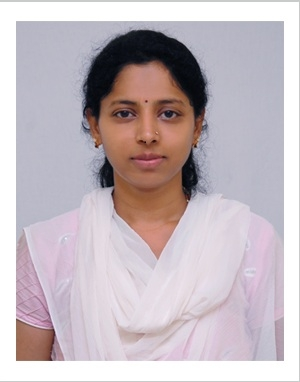
#> input picture ProfessorIdentification/23897.jpg, 300 x 382 px
$ python -i facedetect.py   (imports and definitions only)
#> lines starting #> are read from the running program, lines starting #| are printed output that depends on the picture; after the words box and inside, x2 and y2 are one past the last pixel; in counts of white or black regions, pixels touching at a corner belong together
#> further down, picture is the input picture: shape (382, 300, 3); mean B, G, R 189.9, 184.2, 195.4
# Common image processing APIs for face detection
import cv2, numpy, os, sys, utils
# Define the upper and lower boundaries
# of the HSV pixel intensities to be considered 'skin'
gLower = numpy.array([0, 48, 0], dtype = "uint8")
gUpper = numpy.array([100, 255, 255], dtype = "uint8")

# Save a detected face in a file
# Input Params:
# @aUId: Unique ID of the person whoes face is detected
# @aFaceCount: count associated with the face
# @aOutputDir: Directory where the file needs to be saved
# @aFace: CV2 Image Paramters
# Returns: filePath of saved image
def saveFace(aUId, aFaceCount, aOutputDir, aFace):
    fileName = str(aUId) + "." + str(aFaceCount) + ".png"
    fileDir = os.path.join(aOutputDir, aUId)
    utils.createDir(fileDir)
    filePath = os.path.join(fileDir, fileName)
    cv2.imwrite(filePath, aFace)
    return filePath

# Extracts a face from a video frame
# Input Params:
# @aSkin: TODO
# @aFrame: Video Frame
# @aRefSize: TODO
# @aX: TODO
# @aY: TODO
# @aW: TODO
# @aH: TODO
# Returns: faceImage
def getFaceImage(aSkin, aFrame, aRefSize, aX, aY, aW, aH):
    cv2.rectangle(aSkin, (aX,aY),(aX+aW, aY+aH), (0,255,0), 2)
    tmpImage = imresize((aFrame[aY:aY+aH,aX:aX+aW]),(aRefSize[0], aRefSize[1]))
    faceImage = cv2.cvtColor(tmpImage, cv2.COLOR_BGR2GRAY)
    return faceImage

# Get portion of skin from a video frame
# Input Params:
# @aFrame: Video Frame
# Returns: Detected skin
def getSkin(aFrame):
    converted = cv2.cvtColor(aFrame, cv2.COLOR_BGR2HSV)
#> converted: shape (382, 300, 3); mean H, S, V 94.7, 31.5, 200.1
    # Determine the HSV pixel intensities that fall into the speicifed upper and lower boundaries
    skinMask = cv2.inRange(converted, gLower, gUpper)
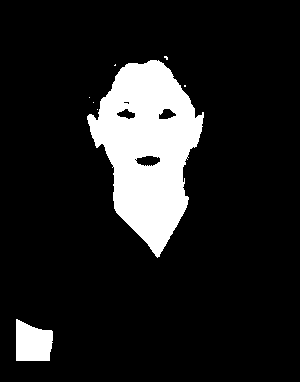
#> skinMask: shape (382, 300); 12.7% white; 8 white regions (6 under 20 px), largest, box (x1, y1, x2, y2) and area: (87, 60, 204, 258) 13233, (16, 319, 53, 361) 1245
    # Apply a series of erosions and dilations to the mask using an elliptical kernel
    kernel = cv2.getStructuringElement(cv2.MORPH_ELLIPSE, (11, 11))
    skinMask = cv2.dilate(skinMask, kernel, iterations = 6)
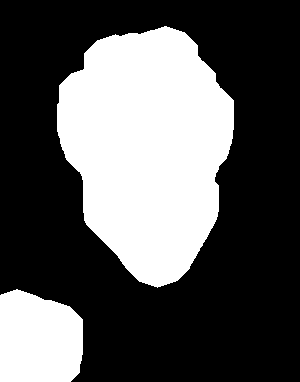
#> skinMask: shape (382, 300); 34.7% white; 2 white regions, box (x1, y1, x2, y2) and area: (57, 26, 234, 288) 32993, (0, 289, 83, 382) 6765
    # Blur the mask to help remove noise, then apply the mask to the frame
    skinMask = cv2.GaussianBlur(skinMask, (3, 3), 0)
    skin = cv2.bitwise_and(aFrame, aFrame, mask = skinMask)
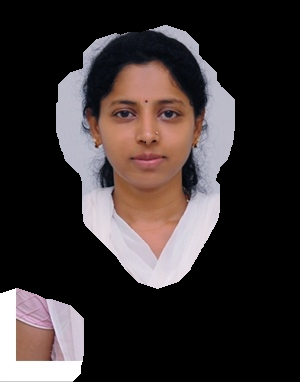
#> skin: shape (382, 300, 3); mean B, G, R 49.1, 49.3, 57
    return skin

>>> import cv2
>>> picture = cv2.imread('../ProfessorIdentification/23897.jpg')
>>> result = getSkin(picture)

$ run again, on ProfessorIdentification/273.jpg
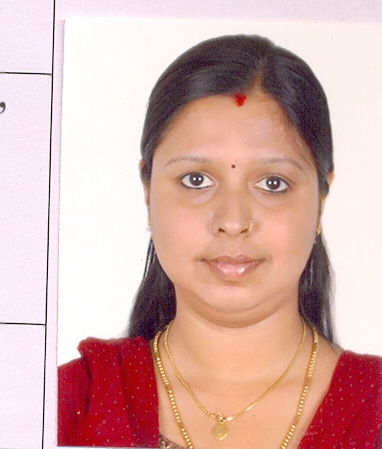
#> input picture ProfessorIdentification/273.jpg, 382 x 449 px
#> picture is the input picture: shape (449, 382, 3); mean B, G, R 171.1, 176.2, 214.6
#> converted: shape (449, 382, 3); mean H, S, V 70, 66.7, 214.6
#> in getSkin, `skinMask = cv2.inRange(converted, gLower, gUpper)`:
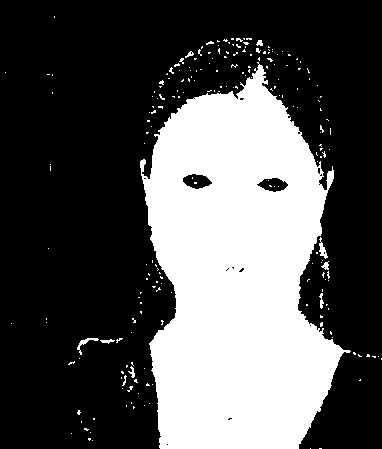
#> skinMask: shape (449, 382); 32.9% white; 214 white regions (204 under 20 px), largest, box (x1, y1, x2, y2) and area: (140, 62, 351, 449) 55031, (77, 338, 99, 355) 87, (319, 237, 328, 259) 85
#> in getSkin, `skin = cv2.bitwise_and(aFrame, aFrame, mask = skinMask)`:
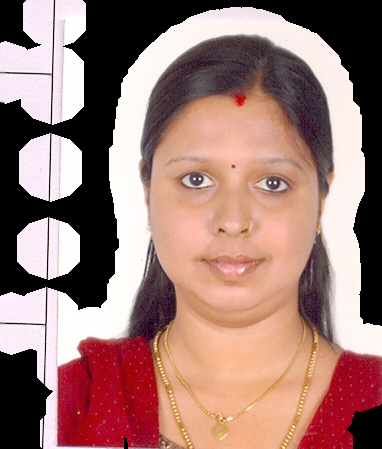
#> skin: shape (449, 382, 3); mean B, G, R 116.4, 122.5, 157.8

$ run again, on ProfessorIdentification/41945.jpg
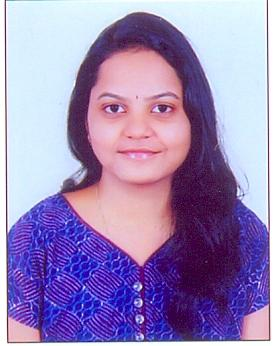
#> input picture ProfessorIdentification/41945.jpg, 277 x 346 px
#> picture is the input picture: shape (346, 277, 3); mean B, G, R 185.1, 136.7, 157.1
#> converted: shape (346, 277, 3); mean H, S, V 126.9, 102.1, 194.2
#> in getSkin, `skinMask = cv2.inRange(converted, gLower, gUpper)`:
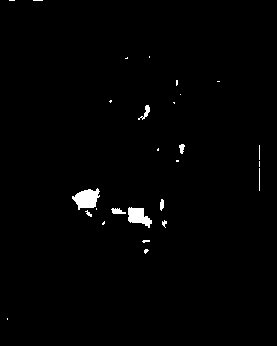
#> skinMask: shape (346, 277); 1.1% white; 27 white regions (18 under 20 px), largest, box (x1, y1, x2, y2) and area: (72, 188, 100, 210) 389, (128, 207, 152, 228) 303, (138, 105, 150, 120) 63
#> in getSkin, `skin = cv2.bitwise_and(aFrame, aFrame, mask = skinMask)`:
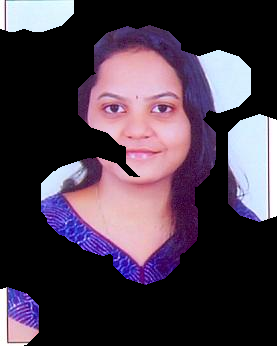
#> skin: shape (346, 277, 3); mean B, G, R 73, 58.3, 72.7
